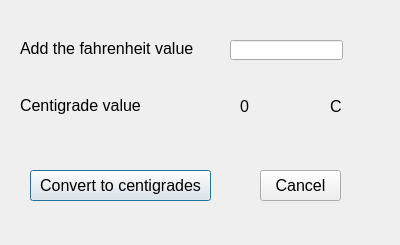
<?xml version="1.0" encoding="UTF-8"?>
<ui version="4.0">
 <class>faratocen</class>
 <widget class="QDialog" name="faratocen">
  <property name="geometry">
   <rect>
    <x>0</x>
    <y>0</y>
    <width>400</width>
    <height>245</height>
   </rect>
  </property>
  <property name="windowTitle">
   <string>fahrenheit to Centigrades</string>
  </property>
  <widget class="QPushButton" name="pushButton">
   <property name="geometry">
    <rect>
     <x>30</x>
     <y>170</y>
     <width>181</width>
     <height>31</height>
    </rect>
   </property>
   <property name="font">
    <font>
     <pointsize>12</pointsize>
    </font>
   </property>
   <property name="text">
    <string>Convert to centigrades</string>
   </property>
  </widget>
  <widget class="QPushButton" name="pushButton_2">
   <property name="geometry">
    <rect>
     <x>260</x>
     <y>170</y>
     <width>81</width>
     <height>31</height>
    </rect>
   </property>
   <property name="font">
    <font>
     <pointsize>12</pointsize>
    </font>
   </property>
   <property name="text">
    <string>Cancel</string>
   </property>
  </widget>
  <widget class="QLabel" name="label">
   <property name="geometry">
    <rect>
     <x>20</x>
     <y>40</y>
     <width>181</width>
     <height>16</height>
    </rect>
   </property>
   <property name="font">
    <font>
     <pointsize>12</pointsize>
    </font>
   </property>
   <property name="text">
    <string>Add the fahrenheit value</string>
   </property>
  </widget>
  <widget class="QLabel" name="label_2">
   <property name="geometry">
    <rect>
     <x>20</x>
     <y>90</y>
     <width>201</width>
     <height>31</height>
    </rect>
   </property>
   <property name="font">
    <font>
     <pointsize>12</pointsize>
    </font>
   </property>
   <property name="text">
    <string>Centigrade value</string>
   </property>
  </widget>
  <widget class="QLabel" name="label_3">
   <property name="geometry">
    <rect>
     <x>240</x>
     <y>100</y>
     <width>47</width>
     <height>13</height>
    </rect>
   </property>
   <property name="font">
    <font>
     <pointsize>12</pointsize>
    </font>
   </property>
   <property name="text">
    <string>0</string>
   </property>
  </widget>
  <widget class="QLabel" name="label_4">
   <property name="geometry">
    <rect>
     <x>330</x>
     <y>100</y>
     <width>47</width>
     <height>13</height>
    </rect>
   </property>
   <property name="font">
    <font>
     <pointsize>12</pointsize>
    </font>
   </property>
   <property name="text">
    <string>C</string>
   </property>
  </widget>
  <widget class="QLineEdit" name="lineEdit">
   <property name="geometry">
    <rect>
     <x>230</x>
     <y>40</y>
     <width>113</width>
     <height>20</height>
    </rect>
   </property>
  </widget>
 </widget>
 <resources/>
 <connections/>
</ui>
